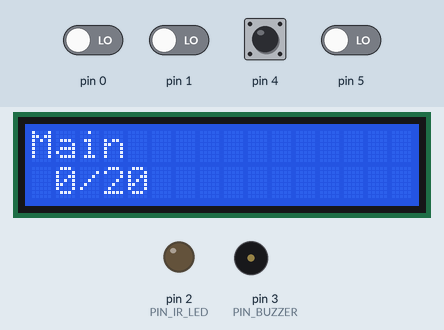
Simulated run of this sketch. Board: Arduino Uno, built with avr-gcc and run on an emulated ATmega328P. Parts: 16×2 character LCD, output pins drawn as LEDs (lit = HIGH), buzzer (waves = sounding). The inputs (shaded band) are chosen by the test bench; at power-on: pin 0, pin 1, pin 4, pin 5 LOW. EEPROM starts erased.

Above: at 1.6 s.
1.7 s: pin 4 driven HIGH
At 3.6 s:
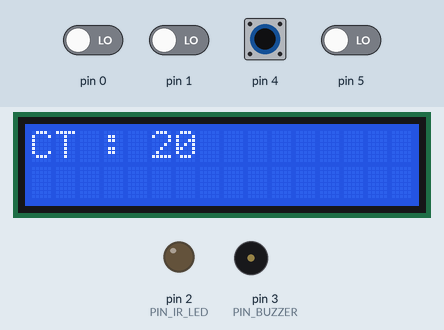
4.7 s: pin 4 pulsed LOW 5 times (0.12 s each, 0.3 s apart)
At 7.7 s:
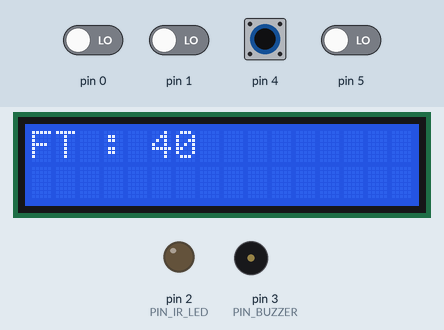
8.0 s: pin 4 pulsed LOW 2 times (0.12 s each, 0.3 s apart)
At 9.9 s:
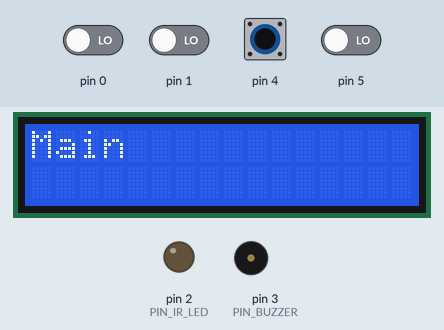
Timing chart, 0 to 11.4 s (numbered marks = the images above; inputs shaded):
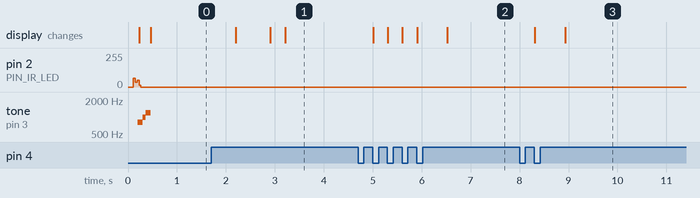

The sketch:

main.ino
```cpp
/*
Basic Menu Navigation,
Background Service[2]: display elapsed time , cycle Drives when time overflows.[MAIN FUNCTIONALITY]
Setting - Modify saved Cooling Time, Fan Time.
Sound Effect when Drive Mode Changes.


*/


/*
Pin Layout
2 - IR LED
3 - Buzzer
4 - Button A
5 - Button B

6,7,8,9,10,11 - lcd 4,6,11,12,13,14

13 - DEBUG Mode (at Power on)
*/


#include <LiquidCrystal.h>
#include <EEPROM.h>
#include <math.h>

#define PIN_BUZZER 3

// IR PART
#define PIN_IR_LED 2


#define PIN_DEBUG_MODE 13
bool IS_DEBUG_MODE = false;

#define DEBUG_USE_SEC true

uint8_t ir_raw_sample_wind_1[4*17];
char ir_code[] = "b210040521000000b";

void hex_to_bin(char hex[],int length, uint8_t code[]) {

  uint8_t bdigit;
  int hdigit;
  for (int i = 0;i < length;i++) {

    // ascii => hex
    hdigit = (int)hex[i];
    if (hdigit < 58) {
      hdigit -= 48;
    }
    else {
      hdigit -= 87;
    }

    // Perform Single hex digit -> 4 bin digits.
    for (int digit = 3;digit >=0;digit--) {
      //1101
      //Printing order: 1101
      //assign to codes order: 1101 to 4th,3rd,2nd,1st.(3,2,1,0 index)

      bdigit = (hdigit&(1 << digit)) > 0 ? 1 : 0;
      code[4*i+digit] = bdigit;
    }
  }
}

void pulseIR(long microsecs){
  // we'll count down from the number of microseconds we are told to wait

  cli();  // this turns off any background interrupts
  while (microsecs > 0)
  {
    // 38 kHz is about 13 microseconds high and 13 microseconds low
    digitalWrite(PIN_IR_LED, HIGH);  // this takes about 3 microseconds to happen
    delayMicroseconds(10);         // hang out for 10 microseconds, you can also change this to 9 if its not working
    digitalWrite(PIN_IR_LED, LOW);   // this also takes about 3 microseconds
    delayMicroseconds(10);         // hang out for 10 microseconds, you can also change this to 9 if its not working

                     // so 26 microseconds altogether
    microsecs -= 26;
  }

  sei();  // this turns them back on
}
void change_mode(uint8_t code[], uint8_t mode){
  //mode 0: cool, mode 1: fan
  // ind: 1,2,3
  // COOL: 1,0,0 (1), FAN: 1,1,0 (3)
  mode = 2*mode+1;
  for(int i=0;i<3;i++){
    code[1-1+i] = mode>>i&1;
  }
}

void change_wd(uint8_t code[], uint8_t value){
  /*
  Wind Direction (order as remote ctrl) = binary =  value
  1,2,3,4,5 = 2,3,4,5,6 = 1,2,3,4,5
  345,234,123 = 7,9,11 = 6,7,8
  ->
  */

  // convert value(1~8) to dec signal value.
  if(value<7){
    value+=1;
  }else{
    if(value==7){
      value=9;
    }else{
      value=11;
    }
  }


  for(int i=0;i<4;i++){
    code[35+i] = value>>i&1;
  }
}
void change_wind_power(uint8_t code[], uint8_t value){
  // value: 1,2,3, index:6,7
  // 1,0  0,1  1,1
  for(int i=0;i<2;i++){
    code[6-1+i] = value>>i&i;
  }

}

void change_light(uint8_t code[], bool on) {
  code[22-1] = on ? 1 : 0;
}

void change_temp(uint8_t code[], uint8_t temp) {
  /*
  temp: 16~30.
  signal: 9,10,11,12 : 0~14
  signal: 65,66,67,68: (reversed) 5~19
  */
  temp -= 16;
  for (uint8_t digit = 0;digit < 4;digit++) {
    code[9-1 + digit] = temp >>digit & 1;
  }
  temp += 5;
  for (uint8_t digit = 0;digit < 4;digit++) {
    code[65-2 + digit] = temp >> digit & 1;
  }

}

void change_temp_and_mode(uint8_t code[],uint8_t temp,uint8_t mode){
  /*
  temp: 16~30.
  signal: 9,10,11,12 : 0~14

  mode 0: cool, mode 1: fan
  ind: 1,2,3
  COOL: 1,0,0 (1), FAN: 1,1,0 (3)

  68,67,66,65 0010 + temp(0~14) + mode(1|3) = cool|fan.
  */


  temp -= 16;
  for (uint8_t digit = 0;digit < 4;digit++) {
    code[9-1 + digit] = temp >>digit & 1;
  }

  mode = 2*mode+1;
  for(int i=0;i<3;i++){
    code[1-1+i] = mode>>i&1;
  }

  uint8_t starting_hex=2;
  starting_hex+= temp +mode;

  for (uint8_t digit = 0;digit < 4;digit++) {
    code[65-2 + digit] = starting_hex >> digit & 1;
  }

}

void signal_with_code(uint8_t code[]) {
  int time = 0;
  //Header
  pulseIR(8680);
  delayMicroseconds(4500);

  // Content. Just send code in order. @Center, send Center too.
  for (int i = 0;i < 4*17;i++) {

    // Center Point. -1 for adjust index for header.
    if (i == 35 ) {
      pulseIR(600);
      delay(18);
      //delayMicroseconds(19300);
    }

    //on, 60
    pulseIR(600);

    //rest
    if (code[i] == (uint8_t) 0) {
      delayMicroseconds(600);
    }
    else {
      delayMicroseconds(1600);
    }
  }
}
#define COOL_TEMP 20 // Same as Fan(No Effect though)
void send_Cool(){
  change_light(ir_raw_sample_wind_1,true);
  change_wd(ir_raw_sample_wind_1,6);
  change_wind_power(ir_raw_sample_wind_1,3);


  change_temp_and_mode(ir_raw_sample_wind_1,COOL_TEMP,0);

  signal_with_code(ir_raw_sample_wind_1);

}
void send_Fan(){
  change_light(ir_raw_sample_wind_1, DEBUG_USE_SEC && IS_DEBUG_MODE);
  change_wd(ir_raw_sample_wind_1,6);
  change_wind_power(ir_raw_sample_wind_1,3);


  change_temp_and_mode(ir_raw_sample_wind_1,COOL_TEMP,1);

  signal_with_code(ir_raw_sample_wind_1);
}

// IR PART

uint8_t input;
uint8_t flag;
bool init_bit;
volatile unsigned long t_last_event=0;
unsigned int last_updated_time = -1;


#define BUTTON_AFTER_DELAY 100
#define BUTTON_LONG_CLICK 500
bool button_delay=true;
bool prevent_button_down=false;

void (*func_init)();
void (*func_loop)(int);


volatile int n_flag=0;

// LiquidCrystal lcd(13,12,11,10,9,8);
LiquidCrystal lcd(6, 7, 8, 9, 10, 11);

uint8_t buzzer_up[] = {80,10,99,6,120,10}; // *10. [herz,duration]
//uint8_t buzzer_down[]
uint8_t drive_state = 0;//0: Cooling 1: Fan.
uint8_t setting_state=0;

struct Drive_Mode{
  uint8_t time;
  uint8_t digit;
  uint8_t max;
  uint8_t min;
};
unsigned long drive_started_millis=0;

struct Drive_Mode drive_modes[2] = {
  { // Cooling Mode
    .time=20,
    .digit=2,
    .max=120,
    .min=10
  },{
    // Fan Mode
    .time=40,
    .digit=2,
    .max=120,
    .min=10
  }
};

uint8_t get_int_length(int num){
  return num==0? 1:floor(log10(num))+1;
}

void play_sound(uint8_t sound){
  if(sound==0){
    for(int i=0;i<3;i++){
      tone(PIN_BUZZER,10*buzzer_up[2*i],10*buzzer_up[2*i+1]);
      delay(10*buzzer_up[2*i+1]);
    }
  }else{
    for(int i=2;i>=0;i--){
      tone(PIN_BUZZER,10*buzzer_up[2*i],10*buzzer_up[2*i+1]);
      delay(10*buzzer_up[2*i+1]);
    }
  }
}

void _lcd_clear(uint8_t line){
  lcd.setCursor(0,line);
  lcd.print("                ");
}

#define INPUT_A bit(1)
#define INPUT_A_LONG bit(2)
#define INPUT_B bit(3)
#define INPUT_B_LONG bit(4)

uint8_t get_input(){
  // 0: no input. 1,2 single,dbl click A. 3,4 : B.
  cli();
  uint8_t temp = 0;
  if( flag &  bit(0)){
    if(flag & bit(2)){
      temp |= bit(1);
    }
    flag &=~bit(0);
  }else if( flag & bit(1)){
    if(millis()-t_last_event>BUTTON_LONG_CLICK){
      temp |= bit(2);
      //flag |= bit(2);
      flag &= ~(bit(1)|bit(0));

      prevent_button_down=true;
    }
  }
  else if(flag & bit(3) ){

    if(flag & bit(5)){
      temp |= bit(3);
    }
    flag &=~bit(3);

  }else if (flag & bit(4)){
    if(millis()-t_last_event>BUTTON_LONG_CLICK){
      temp |= bit(4);
      //flag |= bit(5);
      flag &= ~(bit(4)|bit(3));
      prevent_button_down=true;
    }
  }else{
    sei();
    return 0;
  }
  sei();
  return temp;

}


ISR(PCINT2_vect){
  if(!(flag&bit(1)) && PIND & bit(4) && (millis()-t_last_event>30)){
    if(prevent_button_down){
      flag &=~bit(2);
      return;
    }

    flag |= (bit(1) | bit(0));
    flag &= ~bit(2);
    t_last_event=millis();
  }else if( !(flag&bit(2)) && !(PIND &bit(4)) && (millis()-t_last_event>30)){
    if(prevent_button_down){
      prevent_button_down=false;
      t_last_event=millis();
      flag |= bit(2);
      return;
    }
    flag |= (bit(2) | bit(0));
    flag &= ~bit(1);
    t_last_event=millis();

  }

  else if( !(flag&bit(4)) && PIND & bit(5) && (millis()-t_last_event>30) ){
    if(prevent_button_down){
      flag &=~bit(5);
      return;
    }

    flag |= (bit(4) | bit(3));
    flag &= ~bit(5);
    t_last_event=millis();
  }else if( !(flag&bit(5)) && !(PIND &bit(5)) && (millis()-t_last_event>30)){
    if(prevent_button_down){
      prevent_button_down=false;
      t_last_event=millis();
      flag |= bit(5);
      return;
    }
    flag |= (bit(5) | bit(3));
    flag &= ~bit(4);
    t_last_event=millis();
  }
}

void setup_ISR(){
  PCMSK2 |= (bit(PCINT20)|bit(PCINT21));
  PCIFR |= bit(PCIF2);
  PCICR |= bit(PCIE2);

  flag |= bit(2); // 2 1 0
  flag |= bit(5); // 5 4 3

}

void Main_init();
void Main_loop();
void Setting_init();
void Setting_loop();

void Mode_Change_Now(){
  _lcd_clear(0);
  lcd.setCursor(0,0);
  if(drive_state==0){
    drive_state=1;
    send_Fan();
    lcd.print("Now Fan");
    if(IS_DEBUG_MODE){
      lcd.print(" DEBUG");
    }
    play_sound(drive_state);


  }else{
    drive_state=0;
    send_Cool();
    lcd.print("Now Cooling");
    if(IS_DEBUG_MODE){
      lcd.print(" DEBUG");
    }
    play_sound(drive_state);
  }

  drive_started_millis=millis();
  last_updated_time = -1;
  _lcd_clear(1);
}

void Main_init(){
  _lcd_clear(0);
  lcd.setCursor(0,0);
  lcd.print("Main");
  if(IS_DEBUG_MODE){
    lcd.print(" DEBUG");
  }

}
void Main_loop(int inp){
  switch(inp){
    case INPUT_A:
      // CHANGE MODE NOW
        Mode_Change_Now();

      break;
    case INPUT_A_LONG:
      _lcd_clear(0);
      lcd.setCursor(0,0);
      lcd.print("Setting");
      delay(700);
      _lcd_clear(0);
      delay(300);
      func_init = &Setting_init;
      func_loop = &Setting_loop;
      init_bit=true;

      return;

  }

}


void Setting_init(){
  switch(setting_state){
    case 0: // Setting CT
      _lcd_clear(0);
      _lcd_clear(1);
      lcd.setCursor(0,0);
      lcd.print("CT : ");
      break;
    case 1: // Setting FT
      _lcd_clear(0);
      _lcd_clear(1);
      lcd.setCursor(0,0);
      lcd.print("FT : ");
      break;
  }
  lcd.setCursor(5,0);
  lcd.print(drive_modes[setting_state].time);
}


void Setting_loop(int inp){
  struct Drive_Mode *mode;
  mode = &drive_modes[setting_state];
  switch(inp){
    case INPUT_A:
      if(mode->time+10<=mode->max){
        mode->time+=10;
        mode->digit = get_int_length(mode->time);
        init_bit=true;
      }
      break;
    case INPUT_B:
      if(mode->time-10 >= mode->min){
        mode->time-=10;
        mode->digit = get_int_length(mode->time);
        init_bit=true;
      }
      init_bit=true;
      break;
    case INPUT_A_LONG:
      if(setting_state==0){
        setting_state=1;
        init_bit=true;
        return;
      }else{
        // SAVE CHANGES.
        EEPROM.update(0,1);
        EEPROM.update(1,drive_modes[0].time);
        EEPROM.update(2,drive_modes[1].time);


        setting_state=0;
        func_init = &Main_init;
        func_loop = &Main_loop;
        init_bit=true;
        return;

      }
  }
}

unsigned int convert_millis_to_elapsed(unsigned long current_millis){
  // in Minutes. Seconds in Debug mode.
  return DEBUG_USE_SEC && IS_DEBUG_MODE ? (millis()-current_millis)/1000 : (millis()-current_millis)/60000;

}

void background_cycle_drive_modes(){
  if(convert_millis_to_elapsed(drive_started_millis)>=drive_modes[drive_state].time){
    Mode_Change_Now();
  }
}

void background_display_time(){
  unsigned int now = convert_millis_to_elapsed(drive_started_millis);
  if(last_updated_time!=now){
    last_updated_time = now;
    uint8_t cursor = drive_modes[drive_state].digit -get_int_length(now);
    lcd.setCursor(cursor,1);
    lcd.print(now);
    lcd.print("/");
    lcd.print(drive_modes[drive_state].time);
  }
}
void empty(){}

void (*func_background[2])() = {&background_display_time,&background_cycle_drive_modes};

bool isDefaultSetting(){
  return (uint8_t) EEPROM.read(0)==1? false:true;
}


void setup(){
  setup_ISR();
  lcd.begin(16,2);

  func_init = &Main_init;
  func_loop = &Main_loop;

  init_bit=true;

  // Serial.begin(115200);
  // Serial.println("Setup");

  if(!isDefaultSetting()){
    drive_modes[0].time = (uint8_t) EEPROM.read(1);
    drive_modes[0].digit = get_int_length(drive_modes[0].time);
    drive_modes[1].time = (uint8_t) EEPROM.read(2);
    drive_modes[1].digit = get_int_length(drive_modes[1].time);
  }

  pinMode(PIN_IR_LED,OUTPUT);

  hex_to_bin(ir_code,17,ir_raw_sample_wind_1);

  // Start with Cool: Fan + ModeChangeNow

  IS_DEBUG_MODE = (PIND >> PIN_DEBUG_MODE & 1) == 1;
  drive_state=1;
  Mode_Change_Now();
}


void loop(){

  input = get_input();

  for(int f_i=0;f_i<2;f_i++){
    func_background[f_i]();
  }

  if(init_bit){
    func_init();
    init_bit=false;
  }

  func_loop(input);
}
```

Measured:
- after the input at 1.7 s, the display: first changes after 0.50 s (image 1 shows a later state)
- after the input at 4.7 s, the display: first changes after 0.31 s (image 2 shows a later state)
- after the input at 8.0 s, the display: first changes after 0.31 s (image 3 shows a later state)
